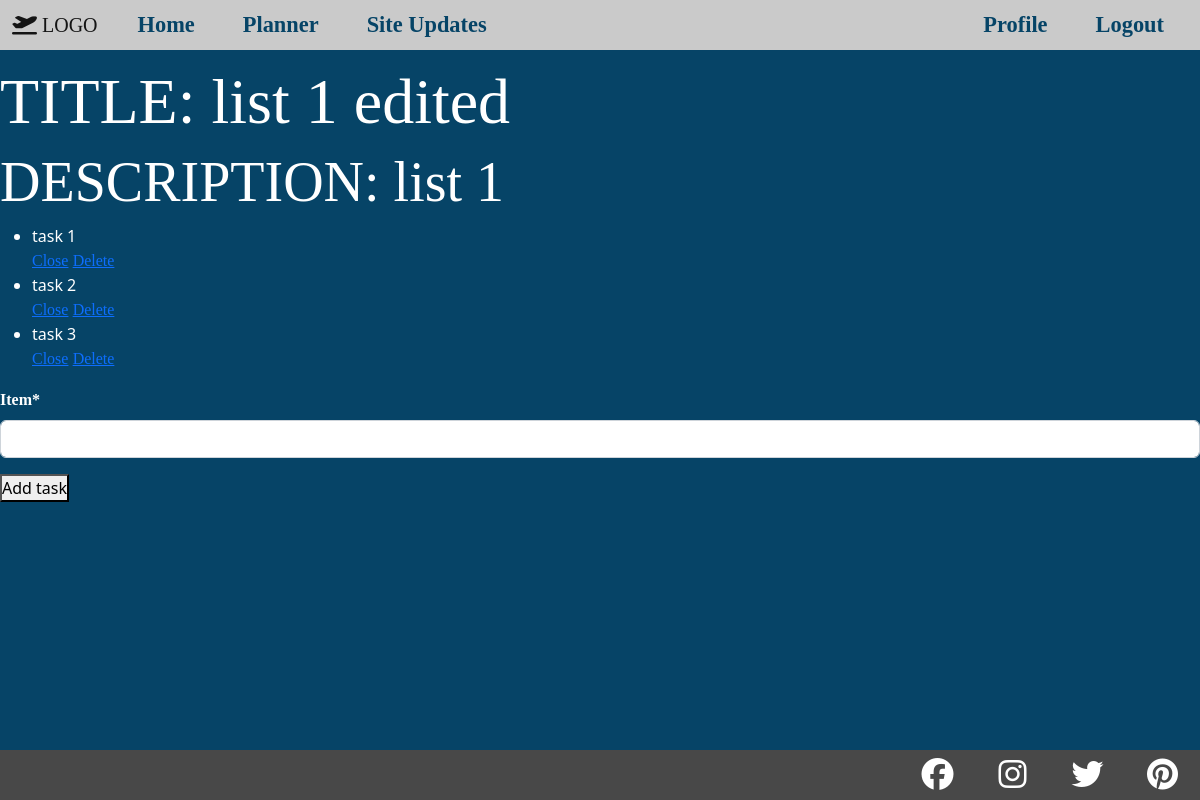
The page /to_do/to_do_items/57 (signed in) on the database its author committed.
### to_do_list/models.py (models this page shows, shortened)
class ToDoList(models.Model):
    user = models.ForeignKey(User, on_delete=models.CASCADE)
    country = models.ForeignKey(Country, on_delete=models.CASCADE,
                                related_name="country_to_do")
    title = models.CharField(max_length=200)
    description = models.TextField(null=True, blank=True)
    complete = models.BooleanField(default=False)
    created = models.DateTimeField(auto_now_add=True)

class ToDoItem(models.Model):
    list = models.ForeignKey(ToDoList, on_delete=models.CASCADE)
    item = models.CharField(max_length=200)
    complete = models.BooleanField(default=False)
    created = models.DateTimeField(auto_now_add=True)
    def __str__(self):
        return self.item
    class Meta:
        ordering = ['complete']

### to_do_list/views.py (the view, shortened to what this page needs)
# urls.py: path('to_do_items/<int:pk>', ToDoItemsView.as_view(), name="to-do-items"), #pass ToDoList pk
class ToDoItemsView(LoginRequiredMixin, View):
    login_url = '/login/required'
    redirect_field_name = 'redirect_to'
    template_name = 'to_do_list/to_do_items.html'
    def get(self, request, pk):
        to_do_list = get_object_or_404(ToDoList, pk=pk)
        items = ToDoItem.objects.filter(list=to_do_list)
        add_item_form = ToDoItemForm()
        context = {
            'to_do_list': to_do_list,
            'items': items,
            'add_item_form': add_item_form
            }
        return render(request, self.template_name, context)

### to_do_list/forms.py
class ToDoItemForm(forms.ModelForm):
    class Meta:
        model = ToDoItem
        fields = ['item']

### to_do_list/templates/to_do_list/to_do_items.html (shortened to what this page needs)
{% extends "base.html" %}
{% block content %}
{% load crispy_forms_tags %}
    <div class="mt-5">
        <h1>TITLE: {{ to_do_list.title }}</h1>
        <h2>DESCRIPTION: {{ to_do_list.description }}</h2>
    </div>
    <div>
        <ul>
            {% for item in items %}
                {% if item.complete %}
                    <li><s>{{ item }}</s></li>
                    <a href="{% url 'complete-item' item.pk %}">Open</a>
                {% else %}
                    <li>{{ item }}</li>
                    <a href="{% url 'complete-item' item.pk %}">Close</a>
                {% endif %}
                <a href="{% url 'delete-item' item.pk %}">Delete</a>
            {% endfor %}
        </ul>
    </div>
    <div>
        <form method="post">
            {{ add_item_form|crispy }}
            <button type="submit">Add task</button>
        </form>
    </div>
{% endblock content %}

### static/css/main.css (style rules this page uses)
* { padding: 0; margin: 0; box-sizing: border-box; }
h1, h2, h3, h4, h5, h6 { font-family: 'Lora', serif; }
a { font-family: 'Lora', serif; }
p, .comments-txt, .form-label { font-family: 'Merriweather', serif; }
.form-label { font-weight: 700; }
@media (min-width: 768px) { h1 { font-size: 350%; } }
@media (min-width: 768px) { h2 { font-size: 300%; } }
@media (min-width: 992px) { h1 { font-size: 400%; } }
@media (min-width: 992px) { h2 { font-size: 350%; } }
body { background-color: rgb(6, 68, 103); color: white; }

### rows shown on the page
ToDoList: title "list 1 edited", description "list 1"
ToDoItem: item "task 1"
ToDoItem: item "task 2"
ToDoItem: item "task 3"
